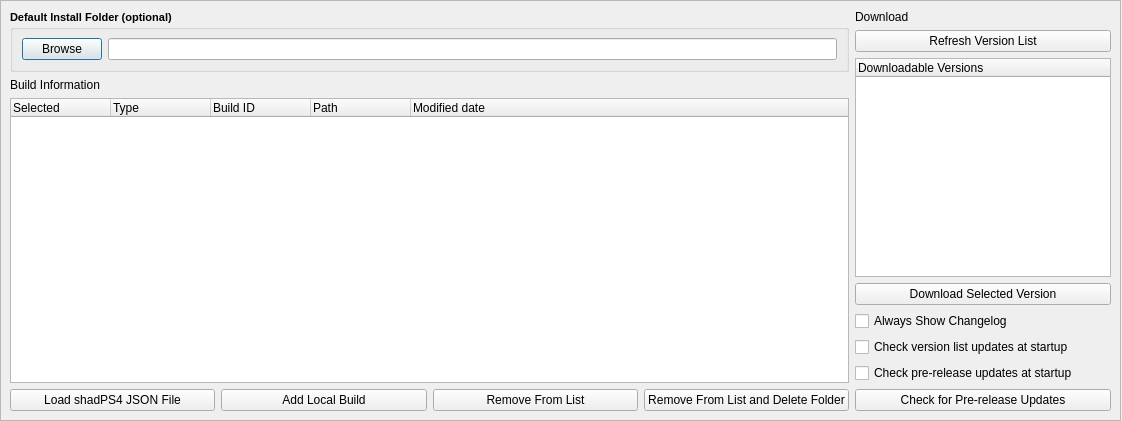
<?xml version="1.0" encoding="UTF-8"?>
<ui version="4.0">
 <class>VersionDialog</class>
 <widget class="QDialog" name="VersionDialog">
  <property name="geometry">
   <rect>
    <x>0</x>
    <y>0</y>
    <width>1122</width>
    <height>421</height>
   </rect>
  </property>
  <property name="windowTitle">
   <string>Version Manager</string>
  </property>
  <property name="windowIcon">
   <iconset>
    <normaloff>:/images/shadps4.ico</normaloff>:/images/shadps4.ico</iconset>
  </property>
  <widget class="QScrollArea" name="versionTab">
   <property name="geometry">
    <rect>
     <x>0</x>
     <y>0</y>
     <width>1121</width>
     <height>421</height>
    </rect>
   </property>
   <property name="sizePolicy">
    <sizepolicy hsizetype="Expanding" vsizetype="Expanding">
     <horstretch>0</horstretch>
     <verstretch>0</verstretch>
    </sizepolicy>
   </property>
   <property name="widgetResizable">
    <bool>true</bool>
   </property>
   <widget class="QWidget" name="versionTabContents">
    <property name="geometry">
     <rect>
      <x>0</x>
      <y>0</y>
      <width>1119</width>
      <height>419</height>
     </rect>
    </property>
    <layout class="QVBoxLayout" name="versionTabLayout">
     <item>
      <layout class="QHBoxLayout" name="horizontalLayout_installed_download">
       <item>
        <layout class="QVBoxLayout" name="verticalLayout_installed">
         <property name="leftMargin">
          <number>0</number>
         </property>
         <property name="topMargin">
          <number>0</number>
         </property>
         <property name="rightMargin">
          <number>0</number>
         </property>
         <property name="bottomMargin">
          <number>0</number>
         </property>
         <item>
          <layout class="QHBoxLayout" name="horizontalLayout_3">
           <item>
            <widget class="QGroupBox" name="InstallGroupBox">
             <property name="sizePolicy">
              <sizepolicy hsizetype="Preferred" vsizetype="Preferred">
               <horstretch>0</horstretch>
               <verstretch>0</verstretch>
              </sizepolicy>
             </property>
             <property name="font">
              <font>
               <pointsize>8</pointsize>
               <bold>true</bold>
              </font>
             </property>
             <property name="title">
              <string>Default Install Folder (optional)</string>
             </property>
             <layout class="QHBoxLayout" name="horizontalLayout_5">
              <item>
               <widget class="QPushButton" name="FolderSelectButton">
                <property name="sizePolicy">
                 <sizepolicy hsizetype="Fixed" vsizetype="Fixed">
                  <horstretch>0</horstretch>
                  <verstretch>0</verstretch>
                 </sizepolicy>
                </property>
                <property name="font">
                 <font>
                  <pointsize>9</pointsize>
                  <bold>false</bold>
                 </font>
                </property>
                <property name="text">
                 <string>Browse</string>
                </property>
               </widget>
              </item>
              <item>
               <widget class="QLineEdit" name="FolderLabel">
                <property name="sizePolicy">
                 <sizepolicy hsizetype="Expanding" vsizetype="Preferred">
                  <horstretch>0</horstretch>
                  <verstretch>0</verstretch>
                 </sizepolicy>
                </property>
                <property name="font">
                 <font>
                  <pointsize>8</pointsize>
                  <bold>true</bold>
                 </font>
                </property>
                <property name="cursor">
                 <cursorShape>IBeamCursor</cursorShape>
                </property>
                <property name="readOnly">
                 <bool>true</bool>
                </property>
               </widget>
              </item>
             </layout>
            </widget>
           </item>
          </layout>
         </item>
         <item>
          <widget class="QLabel" name="label_installed">
           <property name="font">
            <font>
             <bold>false</bold>
            </font>
           </property>
           <property name="text">
            <string>Build Information</string>
           </property>
          </widget>
         </item>
         <item>
          <widget class="QTreeWidget" name="installedTreeWidget">
           <property name="columnCount">
            <number>5</number>
           </property>
           <column>
            <property name="text">
             <string>Selected</string>
            </property>
           </column>
           <column>
            <property name="text">
             <string>Type</string>
            </property>
           </column>
           <column>
            <property name="text">
             <string>Build ID</string>
            </property>
           </column>
           <column>
            <property name="text">
             <string>Path</string>
            </property>
           </column>
           <column>
            <property name="text">
             <string>Modified date</string>
            </property>
           </column>
          </widget>
         </item>
         <item>
          <layout class="QHBoxLayout" name="horizontalLayout_button_installed">
           <property name="topMargin">
            <number>0</number>
           </property>
           <item>
            <widget class="QPushButton" name="loadJsonButton">
             <property name="text">
              <string>Load shadPS4 JSON File</string>
             </property>
            </widget>
           </item>
           <item>
            <widget class="QPushButton" name="addLocalVersionButton">
             <property name="text">
              <string>Add Local Build</string>
             </property>
            </widget>
           </item>
           <item>
            <widget class="QPushButton" name="removeVersionButton">
             <property name="text">
              <string>Remove From List</string>
             </property>
            </widget>
           </item>
           <item>
            <widget class="QPushButton" name="deleteVersionButton">
             <property name="text">
              <string>Remove From List and Delete Folder</string>
             </property>
            </widget>
           </item>
          </layout>
         </item>
        </layout>
       </item>
       <item>
        <layout class="QVBoxLayout" name="verticalLayout_download">
         <item>
          <widget class="QLabel" name="label_download">
           <property name="text">
            <string>Download</string>
           </property>
          </widget>
         </item>
         <item>
          <widget class="QPushButton" name="checkVersionDownloadButton">
           <property name="text">
            <string>Refresh Version List</string>
           </property>
          </widget>
         </item>
         <item>
          <widget class="QTreeWidget" name="downloadTreeWidget">
           <property name="sizePolicy">
            <sizepolicy hsizetype="Minimum" vsizetype="Expanding">
             <horstretch>0</horstretch>
             <verstretch>0</verstretch>
            </sizepolicy>
           </property>
           <property name="maximumSize">
            <size>
             <width>16777215</width>
             <height>16777215</height>
            </size>
           </property>
           <column>
            <property name="text">
             <string>Downloadable Versions</string>
            </property>
           </column>
           <item>
            <property name="text">
             <string/>
            </property>
           </item>
          </widget>
         </item>
         <item>
          <widget class="QPushButton" name="downloadVersionButton">
           <property name="text">
            <string>Download Selected Version</string>
           </property>
          </widget>
         </item>
         <item>
          <layout class="QVBoxLayout" name="verticalLayout_check_update">
           <property name="topMargin">
            <number>0</number>
           </property>
           <item>
            <widget class="QCheckBox" name="showChangelogCheckBox">
             <property name="text">
              <string>Always Show Changelog</string>
             </property>
            </widget>
           </item>
           <item>
            <widget class="QCheckBox" name="versionListUpdateCheckBox">
             <property name="text">
              <string>Check version list updates at startup</string>
             </property>
            </widget>
           </item>
           <item>
            <widget class="QCheckBox" name="checkOnStartupCheckBox">
             <property name="text">
              <string>Check pre-release updates at startup</string>
             </property>
            </widget>
           </item>
           <item>
            <widget class="QPushButton" name="updateButton">
             <property name="text">
              <string>Check for Pre-release Updates</string>
             </property>
            </widget>
           </item>
          </layout>
         </item>
        </layout>
       </item>
      </layout>
     </item>
    </layout>
   </widget>
  </widget>
 </widget>
 <resources/>
 <connections/>
</ui>
